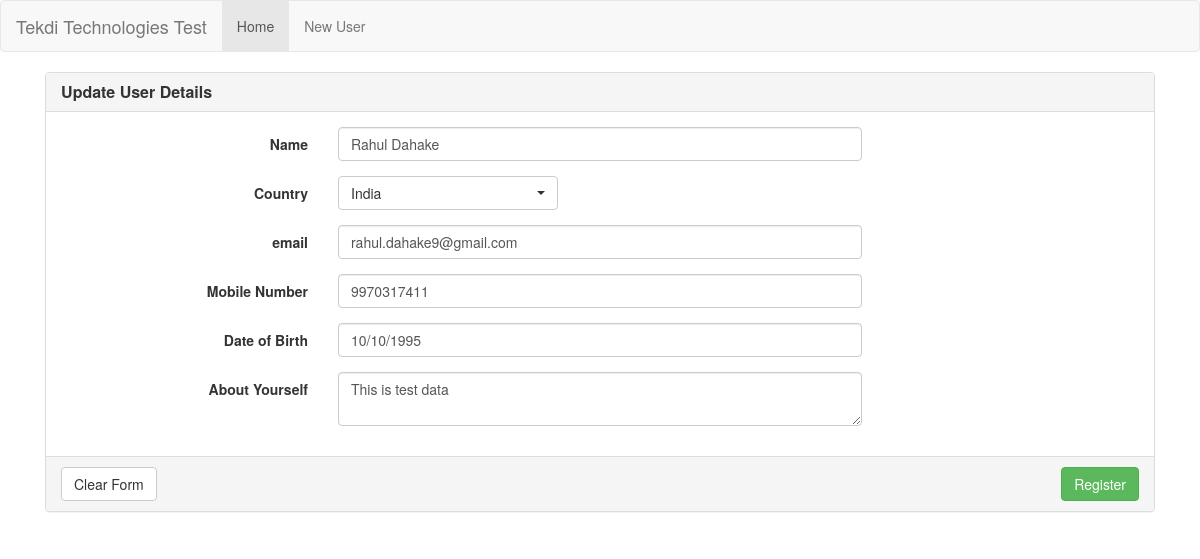
Page /?link=updateuser&id=1 on the committed database.
### tables this page shows
CREATE TABLE `users` (
  `uid` int(11) NOT NULL AUTO_INCREMENT,
  `name` varchar(50) DEFAULT NULL,
  `country` varchar(80) DEFAULT NULL,
  `email` varchar(70) DEFAULT NULL,
  `number` varchar(15) DEFAULT NULL,
  `aboutyou` text,
  `birthday` varchar(12) DEFAULT NULL,
  `createdon` timestamp NULL DEFAULT CURRENT_TIMESTAMP,
  PRIMARY KEY (`uid`)
);

### index.php (called while the page is built, shortened)
<?php
require_once ('./header.php');
$selectedLink="";
if(isset($_GET['link']))
    $selectedLink=$_GET['link'];
$folder="";
switch ($selectedLink){
    case "updateuser":
                $linkInclude='updateuser.php';
                break;
}
$linkInclude=$folder . $linkInclude;
require($linkInclude);
require_once ('./footer.php');

### updateuser.php (the view, shortened to what this page needs)
<?php
$id = $_GET['id'];
if (isset($id)) {
	$fetchusers = "SELECT * FROM `tekdi`.`users` where uid = $id;";
	$result = mysqli_query($con, $fetchusers);
}
else {
	header( 'Location: ?link=home' ) ;
}
?>
<div class="page-content-wrap col-md-12">
	<div class="row">
		<div class="col-md-12">
			<div class="form-horizontal">
				<?php
				while($row = mysqli_fetch_array($result))
				{
					?>
					<form class="form-horizontal userregister" method="POST" action="?link=updateuserpro&id=<?php echo $id ?>">
						<div class="panel panel-default">
							<div class="panel-heading">
								<h3 class="panel-title"><strong>Update User Details</strong></h3>
							</div>
							<div class="panel-body">
								<div class="form-group">
									<label class="col-md-3 col-xs-12 control-label">Name</label>
									<div class="col-md-6 col-xs-12">
										<input type="text" name="fullname" value="<?=$row['name']?>" class="form-control" placeholder="Enter Your Name" />
									</div>
								</div>
								<div class="form-group">
									<label class="col-md-3 col-xs-12 control-label">Country</label>
									<div class="col-md-6 col-xs-12">
										<select class="selectpicker" name="country">
											<option value="<?=$row['country']?>" selected><?=$row['country']?></option>
										</select>
									</div>
								</div>
								<div class="form-group">
									<label class="col-md-3 col-xs-12 control-label">email</label>
									<div class="col-md-6 col-xs-12">
										<input type="text" name="email" value="<?=$row['email']?>" class="form-control" placeholder="Enter Your Email-id" />
									</div>
								</div>
								<div class="form-group">
									<label class="col-md-3 col-xs-12 control-label">Mobile Number</label>
									<div class="col-md-6 col-xs-12">
										<input type="text" name="mobile" value="<?=$row['number']?>" class="form-control" placeholder="Enter Your Mobile Number" />
									</div>
								</div>
								<div class="form-group">
									<label class="col-md-3 col-xs-12 control-label">Date of Birth</label>
									<div class="col-md-6 col-xs-12">
										<input type="text" name="dob" id="datetimepicker1" value="<?=$row['birthday']?>" class="form-control" placeholder="Enter Your Date of Birth" />
									</div>
								</div>
								<div class="form-group">
									<label class="col-md-3 col-xs-12 control-label">About Yourself</label>
									<div class="col-md-6 col-xs-12">
										<textarea type="text" name="about" class="form-control" placeholder="Tell us something about yourself..." ><?=$row['aboutyou']?></textarea>
									</div>
								</div>
							</div>
							<div class="panel-footer">
								<button type="reset" class="btn btn-default">Clear Form</button>
								<button type="submit" class="btn btn-success pull-right">Register</button>
							</div>
						</div>
					</form>
					<?php } ?>
				</div>
			</div>
		</div>
	</div>

### rows in the picture
users: fullname "Rahul Dahake", country "India", email "rahul.dahake9@gmail.com", mobile "9970317411", dob "10/10/1995", about "This is test data"
